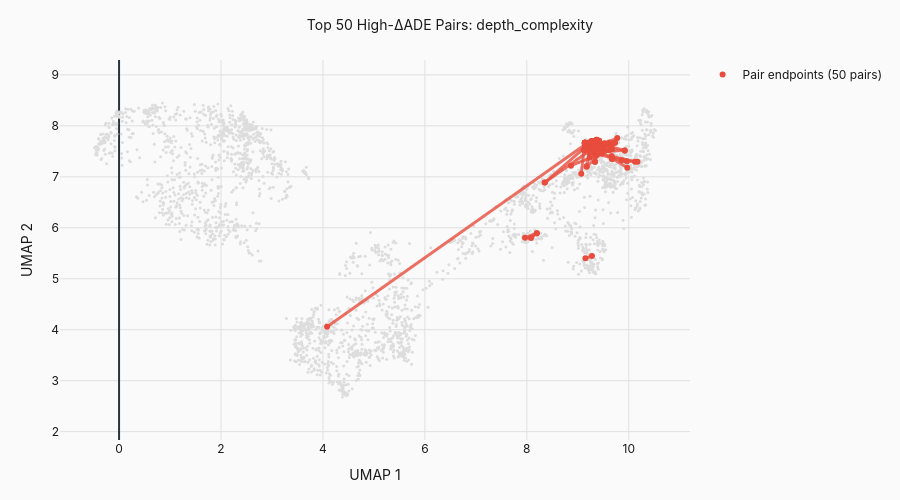

The code cell stored with this chart in its notebook:
### Markdown cell above
### 5.2 Pair Connections in Embedding Space

### Code cell
def create_pair_connections(scenes_df: pd.DataFrame, pairs_df: pd.DataFrame,
                            key: str, max_pairs: int = 100) -> go.Figure:
    """Show pairs connected by lines in embedding space."""
    # Filter pairs
    df = pairs_df[(pairs_df["diff_key"] == key) & (pairs_df["rel_delta_ade"].notna())].copy()
    df = df.nlargest(max_pairs, "rel_delta_ade")  # Top by ΔADE
    
    if len(df) == 0:
        return go.Figure().add_annotation(text=f"No pairs for {key}", showarrow=False)
    
    # Build lookup
    clip_to_umap = {row["clip_id"]: (row["umap_x"], row["umap_y"])
                    for _, row in scenes_df.iterrows()}
    
    fig = go.Figure()
    
    # Background points
    fig.add_trace(go.Scatter(
        x=scenes_df["umap_x"], y=scenes_df["umap_y"],
        mode="markers",
        marker=dict(size=3, color="#dddddd"),
        hoverinfo="skip",
        showlegend=False,
    ))
    
    # Draw lines for pairs
    max_delta = df["rel_delta_ade"].max()
    for _, row in df.iterrows():
        if row["clip_a"] in clip_to_umap and row["clip_b"] in clip_to_umap:
            xa, ya = clip_to_umap[row["clip_a"]]
            xb, yb = clip_to_umap[row["clip_b"]]
            
            # Color by ΔADE
            intensity = row["rel_delta_ade"] / max_delta
            color = f"rgba(231, 76, 60, {0.3 + 0.5 * intensity})"
            
            fig.add_trace(go.Scatter(
                x=[xa, xb], y=[ya, yb],
                mode="lines",
                line=dict(color=color, width=1 + 2 * intensity),
                hoverinfo="text",
                text=f"{row['value_a']} -> {row['value_b']}<br>ΔADE: {row['rel_delta_ade']:.3f}",
                showlegend=False,
            ))
    
    # Highlight pair endpoints
    endpoints_x = []
    endpoints_y = []
    for _, row in df.iterrows():
        if row["clip_a"] in clip_to_umap and row["clip_b"] in clip_to_umap:
            xa, ya = clip_to_umap[row["clip_a"]]
            xb, yb = clip_to_umap[row["clip_b"]]
            endpoints_x.extend([xa, xb])
            endpoints_y.extend([ya, yb])
    
    fig.add_trace(go.Scatter(
        x=endpoints_x, y=endpoints_y,
        mode="markers",
        marker=dict(size=6, color="#e74c3c"),
        name=f"Pair endpoints ({len(df)} pairs)",
    ))
    
    fig.update_layout(
        **plotly_layout(f"Top {len(df)} High-ΔADE Pairs: {key}", height=500),
        xaxis=dict(title="UMAP 1", gridcolor=COLORS["grid"]),
        yaxis=dict(title="UMAP 2", gridcolor=COLORS["grid"], scaleanchor="x"),
    )
    
    return fig


# Show for most sensitive key
fig_connections = create_pair_connections(scenes, pairs, "depth_complexity", max_pairs=50)
fig_connections.show()

### Figure 1 — Plotly figure (JSON) as saved in the notebook; plotly's stock layout.template omitted (floating-point values rounded to 4 significant figures; data arrays with more than 128 entries replaced by an {"elided": "..."} marker saying what was removed)
{"data": [{"hoverinfo": "skip", "marker": {"color": "#dddddd", "size": 3}, "mode": "markers", "showlegend": false, "x": {"elided": "2647 float values"}, "y": {"elided": "2647 float values"}, "type": "scatter"}, {"hoverinfo": "text", "line": {"color": "rgba(231, 76, 60, 0.8)", "width": 3.0}, "mode": "lines", "showlegend": false, "text": "complex -> layered<br>ΔADE: 1.997", "x": [8.196, 8.081], "y": [5.893, 5.798], "type": "scatter"}, {"hoverinfo": "text", "line": {"color": "rgba(231, 76, 60, 0.7990046080229847)", "width": 2.996}, "mode": "lines", "showlegend": false, "text": "complex -> layered<br>ΔADE: 1.993", "x": [8.352, 9.265], "y": [6.887, 7.535], "type": "scatter"}, {"hoverinfo": "text", "line": {"color": "rgba(231, 76, 60, 0.7985445607205317)", "width": 2.994}, "mode": "lines", "showlegend": false, "text": "layered -> complex<br>ΔADE: 1.991", "x": [7.964, 8.196], "y": [5.802, 5.893], "type": "scatter"}, {"hoverinfo": "text", "line": {"color": "rgba(231, 76, 60, 0.7983461773528012)", "width": 2.993}, "mode": "lines", "showlegend": false, "text": "complex -> layered<br>ΔADE: 1.990", "x": [9.464, 9.265], "y": [7.554, 7.535], "type": "scatter"}, {"hoverinfo": "text", "line": {"color": "rgba(231, 76, 60, 0.7979496525464852)", "width": 2.992}, "mode": "lines", "showlegend": false, "text": "complex -> layered<br>ΔADE: 1.989", "x": [8.352, 9.278], "y": [6.887, 7.701], "type": "scatter"}, {"hoverinfo": "text", "line": {"color": "rgba(231, 76, 60, 0.7970493154455394)", "width": 2.988}, "mode": "lines", "showlegend": false, "text": "layered -> complex<br>ΔADE: 1.985", "x": [9.265, 9.164], "y": [7.535, 7.565], "type": "scatter"}, {"hoverinfo": "text", "line": {"color": "rgba(231, 76, 60, 0.7968916339545908)", "width": 2.988}, "mode": "lines", "showlegend": false, "text": "complex -> layered<br>ΔADE: 1.985", "x": [9.464, 9.278], "y": [7.554, 7.701], "type": "scatter"}, {"hoverinfo": "text", "line": {"color": "rgba(231, 76, 60, 0.7966911736611123)", "width": 2.987}, "mode": "lines", "showlegend": false, "text": "complex -> layered<br>ΔADE: 1.984", "x": [9.397, 9.367], "y": [7.59, 7.725], "type": "scatter"}, {"hoverinfo": "text", "line": {"color": "rgba(231, 76, 60, 0.7958252262811397)", "width": 2.983}, "mode": "lines", "showlegend": false, "text": "complex -> layered<br>ΔADE: 1.980", "x": [9.164, 9.148], "y": [7.565, 7.634], "type": "scatter"}, {"hoverinfo": "text", "line": {"color": "rgba(231, 76, 60, 0.7957548340459479)", "width": 2.983}, "mode": "lines", "showlegend": false, "text": "layered -> complex<br>ΔADE: 1.980", "x": [9.503, 9.729], "y": [7.651, 7.671], "type": "scatter"}, {"hoverinfo": "text", "line": {"color": "rgba(231, 76, 60, 0.7953449107083315)", "width": 2.981}, "mode": "lines", "showlegend": false, "text": "complex -> layered<br>ΔADE: 1.978", "x": [9.729, 9.139], "y": [7.671, 7.667], "type": "scatter"}, {"hoverinfo": "text", "line": {"color": "rgba(231, 76, 60, 0.7951681531433741)", "width": 2.981}, "mode": "lines", "showlegend": false, "text": "complex -> layered<br>ΔADE: 1.978", "x": [8.865, 9.614], "y": [7.218, 7.519], "type": "scatter"}, {"hoverinfo": "text", "line": {"color": "rgba(231, 76, 60, 0.7946270454106834)", "width": 2.979}, "mode": "lines", "showlegend": false, "text": "complex -> layered<br>ΔADE: 1.976", "x": [9.415, 9.148], "y": [7.708, 7.634], "type": "scatter"}, {"hoverinfo": "text", "line": {"color": "rgba(231, 76, 60, 0.7934893104267718)", "width": 2.974}, "mode": "lines", "showlegend": false, "text": "layered -> complex<br>ΔADE: 1.971", "x": [9.671, 9.556], "y": [7.539, 7.634], "type": "scatter"}, {"hoverinfo": "text", "line": {"color": "rgba(231, 76, 60, 0.7926617494653019)", "width": 2.971}, "mode": "lines", "showlegend": false, "text": "complex -> layered<br>ΔADE: 1.968", "x": [9.407, 9.921], "y": [7.652, 7.517], "type": "scatter"}, {"hoverinfo": "text", "line": {"color": "rgba(231, 76, 60, 0.7907227218701793)", "width": 2.963}, "mode": "lines", "showlegend": false, "text": "complex -> layered<br>ΔADE: 1.960", "x": [4.081, 9.148], "y": [4.057, 7.634], "type": "scatter"}, {"hoverinfo": "text", "line": {"color": "rgba(231, 76, 60, 0.7904843706066111)", "width": 2.962}, "mode": "lines", "showlegend": false, "text": "layered -> complex<br>ΔADE: 1.959", "x": [9.265, 9.125], "y": [7.535, 7.525], "type": "scatter"}, {"hoverinfo": "text", "line": {"color": "rgba(231, 76, 60, 0.7896080882452146)", "width": 2.958}, "mode": "lines", "showlegend": false, "text": "layered -> complex<br>ΔADE: 1.956", "x": [9.136, 9.208], "y": [7.653, 7.666], "type": "scatter"}, {"hoverinfo": "text", "line": {"color": "rgba(231, 76, 60, 0.7893197101067333)", "width": 2.957}, "mode": "lines", "showlegend": false, "text": "layered -> complex<br>ΔADE: 1.954", "x": [9.358, 9.208], "y": [7.43, 7.666], "type": "scatter"}, {"hoverinfo": "text", "line": {"color": "rgba(231, 76, 60, 0.787837226534938)", "width": 2.951}, "mode": "lines", "showlegend": false, "text": "complex -> layered<br>ΔADE: 1.948", "x": [9.539, 9.278], "y": [7.655, 7.701], "type": "scatter"}, {"hoverinfo": "text", "line": {"color": "rgba(231, 76, 60, 0.787110437615363)", "width": 2.948}, "mode": "lines", "showlegend": false, "text": "complex -> layered<br>ΔADE: 1.946", "x": [9.125, 9.148], "y": [7.525, 7.634], "type": "scatter"}, {"hoverinfo": "text", "line": {"color": "rgba(231, 76, 60, 0.7868771011116232)", "width": 2.948}, "mode": "lines", "showlegend": false, "text": "layered -> complex<br>ΔADE: 1.945", "x": [9.503, 9.164], "y": [7.651, 7.565], "type": "scatter"}, {"hoverinfo": "text", "line": {"color": "rgba(231, 76, 60, 0.7866154563669328)", "width": 2.946}, "mode": "lines", "showlegend": false, "text": "layered -> complex<br>ΔADE: 1.944", "x": [9.503, 9.505], "y": [7.651, 7.52], "type": "scatter"}, {"hoverinfo": "text", "line": {"color": "rgba(231, 76, 60, 0.7857476132383315)", "width": 2.943}, "mode": "lines", "showlegend": false, "text": "complex -> layered<br>ΔADE: 1.940", "x": [9.164, 9.139], "y": [7.565, 7.667], "type": "scatter"}, {"hoverinfo": "text", "line": {"color": "rgba(231, 76, 60, 0.7854649747878193)", "width": 2.942}, "mode": "lines", "showlegend": false, "text": "complex -> layered<br>ΔADE: 1.939", "x": [9.505, 9.139], "y": [7.52, 7.667], "type": "scatter"}, {"hoverinfo": "text", "line": {"color": "rgba(231, 76, 60, 0.7839019694988993)", "width": 2.936}, "mode": "lines", "showlegend": false, "text": "complex -> layered<br>ΔADE: 1.933", "x": [9.397, 9.774], "y": [7.59, 7.763], "type": "scatter"}, {"hoverinfo": "text", "line": {"color": "rgba(231, 76, 60, 0.7835334625594514)", "width": 2.934}, "mode": "lines", "showlegend": false, "text": "layered -> complex<br>ΔADE: 1.931", "x": [9.503, 9.415], "y": [7.651, 7.708], "type": "scatter"}, {"hoverinfo": "text", "line": {"color": "rgba(231, 76, 60, 0.7827932898241143)", "width": 2.931}, "mode": "lines", "showlegend": false, "text": "layered -> complex<br>ΔADE: 1.928", "x": [9.674, 9.278], "y": [7.639, 7.492], "type": "scatter"}, {"hoverinfo": "text", "line": {"color": "rgba(231, 76, 60, 0.7825812262359354)", "width": 2.93}, "mode": "lines", "showlegend": false, "text": "complex -> layered<br>ΔADE: 1.927", "x": [9.407, 9.338], "y": [7.652, 7.297], "type": "scatter"}, {"hoverinfo": "text", "line": {"color": "rgba(231, 76, 60, 0.7821366080221976)", "width": 2.929}, "mode": "lines", "showlegend": false, "text": "complex -> layered<br>ΔADE: 1.926", "x": [9.415, 9.139], "y": [7.708, 7.667], "type": "scatter"}, {"hoverinfo": "text", "line": {"color": "rgba(231, 76, 60, 0.7815810423483059)", "width": 2.926}, "mode": "lines", "showlegend": false, "text": "layered -> complex<br>ΔADE: 1.923", "x": [9.278, 9.174], "y": [7.701, 7.204], "type": "scatter"}, {"hoverinfo": "text", "line": {"color": "rgba(231, 76, 60, 0.780789586862812)", "width": 2.923}, "mode": "lines", "showlegend": false, "text": "layered -> complex<br>ΔADE: 1.920", "x": [9.335, 9.251], "y": [7.607, 7.487], "type": "scatter"}, {"hoverinfo": "text", "line": {"color": "rgba(231, 76, 60, 0.7805254355275242)", "width": 2.922}, "mode": "lines", "showlegend": false, "text": "complex -> layered<br>ΔADE: 1.919", "x": [9.663, 10.12], "y": [7.405, 7.296], "type": "scatter"}, {"hoverinfo": "text", "line": {"color": "rgba(231, 76, 60, 0.7786881147116355)", "width": 2.915}, "mode": "lines", "showlegend": false, "text": "complex -> layered<br>ΔADE: 1.912", "x": [9.397, 9.621], "y": [7.59, 7.633], "type": "scatter"}, {"hoverinfo": "text", "line": {"color": "rgba(231, 76, 60, 0.7780467582118615)", "width": 2.912}, "mode": "lines", "showlegend": false, "text": "layered -> complex<br>ΔADE: 1.909", "x": [9.358, 9.278], "y": [7.43, 7.492], "type": "scatter"}, {"hoverinfo": "text", "line": {"color": "rgba(231, 76, 60, 0.777984337570695)", "width": 2.912}, "mode": "lines", "showlegend": false, "text": "layered -> complex<br>ΔADE: 1.909", "x": [9.541, 9.278], "y": [7.52, 7.492], "type": "scatter"}, {"hoverinfo": "text", "line": {"color": "rgba(231, 76, 60, 0.777054333592089)", "width": 2.908}, "mode": "lines", "showlegend": false, "text": "complex -> layered<br>ΔADE: 1.905", "x": [9.447, 9.62], "y": [7.563, 7.673], "type": "scatter"}, {"hoverinfo": "text", "line": {"color": "rgba(231, 76, 60, 0.7763083385129024)", "width": 2.905}, "mode": "lines", "showlegend": false, "text": "complex -> layered<br>ΔADE: 1.902", "x": [9.148, 9.367], "y": [7.571, 7.725], "type": "scatter"}, {"hoverinfo": "text", "line": {"color": "rgba(231, 76, 60, 0.7736906246248572)", "width": 2.895}, "mode": "lines", "showlegend": false, "text": "complex -> layered<br>ΔADE: 1.892", "x": [9.238, 9.863], "y": [7.48, 7.325], "type": "scatter"}, {"hoverinfo": "text", "line": {"color": "rgba(231, 76, 60, 0.7728490479208796)", "width": 2.891}, "mode": "lines", "showlegend": false, "text": "complex -> layered<br>ΔADE: 1.889", "x": [9.663, 9.671], "y": [7.405, 7.343], "type": "scatter"}, {"hoverinfo": "text", "line": {"color": "rgba(231, 76, 60, 0.7718086166500511)", "width": 2.887}, "mode": "lines", "showlegend": false, "text": "complex -> layered<br>ΔADE: 1.884", "x": [9.279, 9.15], "y": [5.447, 5.401], "type": "scatter"}, {"hoverinfo": "text", "line": {"color": "rgba(231, 76, 60, 0.7684567016037573)", "width": 2.874}, "mode": "lines", "showlegend": false, "text": "complex -> layered<br>ΔADE: 1.871", "x": [9.539, 9.139], "y": [7.655, 7.667], "type": "scatter"}, {"hoverinfo": "text", "line": {"color": "rgba(231, 76, 60, 0.7674121498389048)", "width": 2.87}, "mode": "lines", "showlegend": false, "text": "complex -> layered<br>ΔADE: 1.867", "x": [9.069, 9.139], "y": [7.062, 7.667], "type": "scatter"}, {"hoverinfo": "text", "line": {"color": "rgba(231, 76, 60, 0.7669069916960229)", "width": 2.868}, "mode": "lines", "showlegend": false, "text": "layered -> complex<br>ΔADE: 1.865", "x": [9.921, 9.278], "y": [7.517, 7.492], "type": "scatter"}, {"hoverinfo": "text", "line": {"color": "rgba(231, 76, 60, 0.7626789668129825)", "width": 2.851}, "mode": "lines", "showlegend": false, "text": "complex -> layered<br>ΔADE: 1.848", "x": [9.208, 9.338], "y": [7.666, 7.297], "type": "scatter"}, {"hoverinfo": "text", "line": {"color": "rgba(231, 76, 60, 0.761038116219972)", "width": 2.844}, "mode": "lines", "showlegend": false, "text": "complex -> layered<br>ΔADE: 1.841", "x": [9.386, 9.972], "y": [7.534, 7.179], "type": "scatter"}, {"hoverinfo": "text", "line": {"color": "rgba(231, 76, 60, 0.7598828479148303)", "width": 2.84}, "mode": "lines", "showlegend": false, "text": "complex -> layered<br>ΔADE: 1.837", "x": [9.125, 9.139], "y": [7.525, 7.667], "type": "scatter"}, {"hoverinfo": "text", "line": {"color": "rgba(231, 76, 60, 0.7597071008690299)", "width": 2.839}, "mode": "lines", "showlegend": false, "text": "layered -> complex<br>ΔADE: 1.836", "x": [10.17, 9.963], "y": [7.295, 7.307], "type": "scatter"}, {"hoverinfo": "text", "line": {"color": "rgba(231, 76, 60, 0.7595862253877173)", "width": 2.838}, "mode": "lines", "showlegend": false, "text": "layered -> complex<br>ΔADE: 1.836", "x": [9.476, 9.174], "y": [7.463, 7.204], "type": "scatter"}, {"hoverinfo": "text", "line": {"color": "rgba(231, 76, 60, 0.7552147591573641)", "width": 2.821}, "mode": "lines", "showlegend": false, "text": "complex -> layered<br>ΔADE: 1.818", "x": [9.231, 9.139], "y": [7.372, 7.667], "type": "scatter"}, {"marker": {"color": "#e74c3c", "size": 6}, "mode": "markers", "name": "Pair endpoints (50 pairs)", "x": [8.196, 8.081, 8.352, 9.265, 7.964, 8.196, 9.464, 9.265, 8.352, 9.278, 9.265, 9.164, 9.464, 9.278, 9.397, 9.367, 9.164, 9.148, 9.503, 9.729, 9.729, 9.139, 8.865, 9.614, 9.415, 9.148, 9.671, 9.556, 9.407, 9.921, 4.081, 9.148, 9.265, 9.125, 9.136, 9.208, 9.358, 9.208, 9.539, 9.278, 9.125, 9.148, 9.503, 9.164, 9.503, 9.505, 9.164, 9.139, 9.505, 9.139, 9.397, 9.774, 9.503, 9.415, 9.674, 9.278, 9.407, 9.338, 9.415, 9.139, 9.278, 9.174, 9.335, 9.251, 9.663, 10.12, 9.397, 9.621, 9.358, 9.278, 9.541, 9.278, 9.447, 9.62, 9.148, 9.367, 9.238, 9.863, 9.663, 9.671, 9.279, 9.15, 9.539, 9.139, 9.069, 9.139, 9.921, 9.278, 9.208, 9.338, 9.386, 9.972, 9.125, 9.139, 10.17, 9.963, 9.476, 9.174, 9.231, 9.139], "y": [5.893, 5.798, 6.887, 7.535, 5.802, 5.893, 7.554, 7.535, 6.887, 7.701, 7.535, 7.565, 7.554, 7.701, 7.59, 7.725, 7.565, 7.634, 7.651, 7.671, 7.671, 7.667, 7.218, 7.519, 7.708, 7.634, 7.539, 7.634, 7.652, 7.517, 4.057, 7.634, 7.535, 7.525, 7.653, 7.666, 7.43, 7.666, 7.655, 7.701, 7.525, 7.634, 7.651, 7.565, 7.651, 7.52, 7.565, 7.667, 7.52, 7.667, 7.59, 7.763, 7.651, 7.708, 7.639, 7.492, 7.652, 7.297, 7.708, 7.667, 7.701, 7.204, 7.607, 7.487, 7.405, 7.296, 7.59, 7.633, 7.43, 7.492, 7.52, 7.492, 7.563, 7.673, 7.571, 7.725, 7.48, 7.325, 7.405, 7.343, 5.447, 5.401, 7.655, 7.667, 7.062, 7.667, 7.517, 7.492, 7.666, 7.297, 7.534, 7.179, 7.525, 7.667, 7.295, 7.307, 7.463, 7.204, 7.372, 7.667], "type": "scatter"}], "layout": {"title": {"font": {"size": 14, "color": "#1a1a1a"}, "text": "Top 50 High-ΔADE Pairs: depth_complexity", "x": 0.5}, "font": {"family": "Inter, system-ui, sans-serif", "color": "#1a1a1a"}, "margin": {"l": 60, "r": 40, "t": 60, "b": 60}, "xaxis": {"title": {"text": "UMAP 1"}, "gridcolor": "#e0e0e0"}, "yaxis": {"title": {"text": "UMAP 2"}, "gridcolor": "#e0e0e0", "scaleanchor": "x"}, "paper_bgcolor": "#fafafa", "plot_bgcolor": "#fafafa", "height": 500}}
